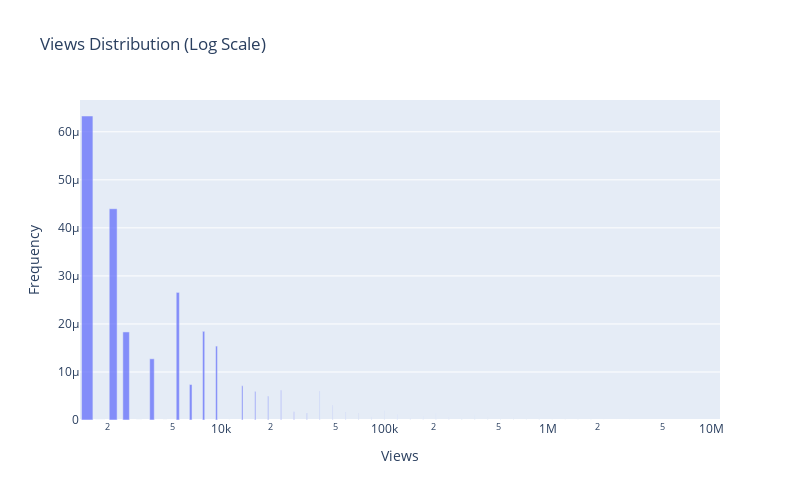
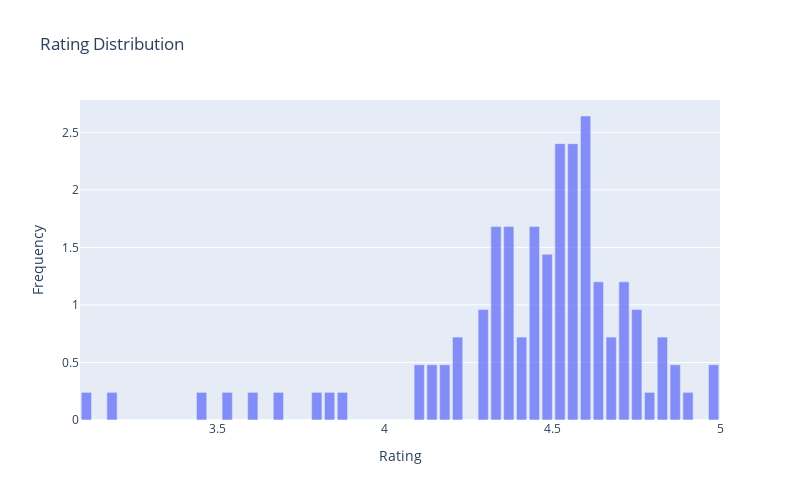
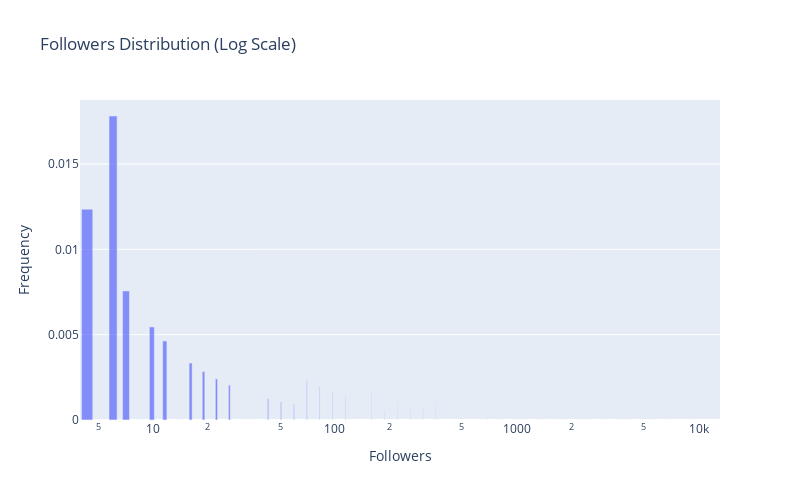
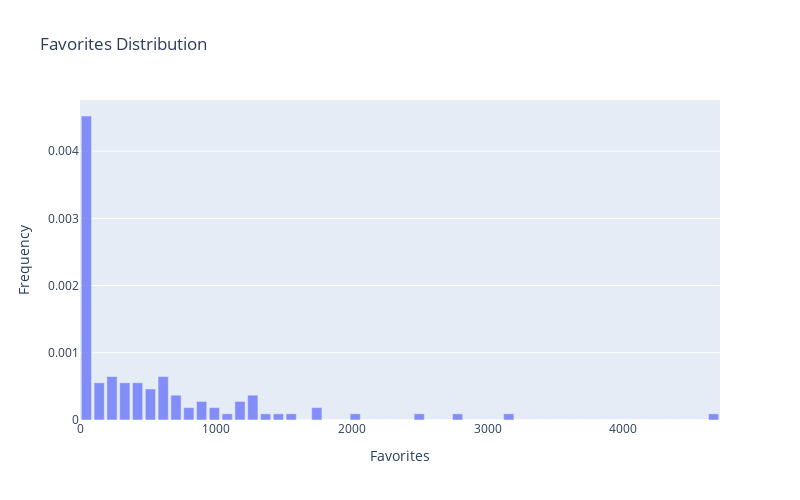

Notebook code for these charts, in order:
### Markdown cell above
## Numerical Features Distribution

Let's analyze the distribution of key numerical features using histograms and box plots.

### Code cell
# Define key metrics for analysis
key_metrics = ['views', 'rating', 'followers', 'favorites', 'chapters', 'pages']

# Create individual distribution plots for better readability
for metric in key_metrics:
    # Skip non-numeric columns or convert if possible
    if not pd.api.types.is_numeric_dtype(df[metric]):
        print(f"Skipping {metric} as it's not numeric (type: {df[metric].dtype})")
        continue
        
    # Create figure
    fig = go.Figure()
    
    # Create histogram data with proper handling of data types
    try:
        # Create bins manually to avoid Interval objects
        values = df[metric].dropna()
        min_val = values.min()
        max_val = values.max()
        
        # Check for skewness to determine appropriate scaling
        skewness = values.skew()
        print(f"Skewness for {metric}: {skewness:.2f}")
        is_right_skewed = skewness > 1.0  # Common threshold for significant right skew
        
        # If right-skewed and not already using log scale, use log binning
        if is_right_skewed and min_val > 0:  # Ensure all values are positive for log scale
            # For log scale, use logarithmically spaced bins
            bins = np.logspace(np.log10(max(min_val, 0.1)), np.log10(max_val), 51)
            hist_data = np.histogram(values, bins=bins, density=True)
            bin_centers = [(bins[i] + bins[i+1])/2 for i in range(len(bins)-1)]
        else:
            # For normal scale, use linearly spaced bins
            bins = np.linspace(min_val, max_val, 51)  # 51 points = 50 bins
            hist_data = np.histogram(values, bins=bins, density=True)
            bin_centers = [(bins[i] + bins[i+1])/2 for i in range(len(bins)-1)]
        
        # Create bar chart with bin centers and heights
        fig.add_trace(
            go.Bar(
                x=bin_centers,
                y=hist_data[0],
                name='Distribution',
                opacity=0.75
            )
        )
    except Exception as e:
        print(f"Error creating histogram for {metric}: {e}")
        continue
    
    # Update layout
    fig.update_layout(
        title=f'{metric.capitalize()} Distribution{" (Log Scale)" if is_right_skewed and min_val > 0 else ""}',
        xaxis_title=metric.capitalize(),
        yaxis_title='Frequency',
        height=500,
        width=800,
        showlegend=False  # No need for legend with single trace
    )
    
    # Use log scale for highly skewed metrics
    if is_right_skewed and min_val > 0:
        fig.update_xaxes(type='log')
        print(f"Applied log scaling to {metric} due to right-skewed distribution (skewness: {skewness:.2f})")
    
    try:
        fig.show()
    except TypeError as e:
        print(f"Error displaying plot for {metric}: {e}")
        print(f"Data types - x: {type(bin_centers[0])}, y: {type(hist_data[0][0])}")
        continue
    
    # Print basic statistics
    stats = df[metric].describe()
    print(f"\n{metric.capitalize()} Statistics:")
    print(f"Count: {stats['count']:,.0f}")
    print(f"Mean:  {stats['mean']:,.2f}")
    print(f"Std:   {stats['std']:,.2f}")
    print(f"Min:   {stats['min']:,.2f}")
    print(f"25%:   {stats['25%']:,.2f}")
    print(f"50%:   {stats['50%']:,.2f}")
    print(f"75%:   {stats['75%']:,.2f}")
    print(f"Max:   {stats['max']:,.2f}")
    
    # Calculate additional metrics to highlight skewness
    iqr = stats['75%'] - stats['25%']
    median = stats['50%']
    # Check if distribution is significantly skewed
    if (stats['max'] - median) > 3 * (median - stats['min']):
        print(f"Note: {metric} shows significant right skew - median ({median:.2f}) is much closer to min than max")
    
    # Print the 90th, 95th and 99th percentiles for right-skewed distributions
    if is_right_skewed:
        p90 = values.quantile(0.90)
        p95 = values.quantile(0.95)
        p99 = values.quantile(0.99)
        print(f"90th percentile: {p90:,.2f}")
        print(f"95th percentile: {p95:,.2f}")
        print(f"99th percentile: {p99:,.2f}")
        print(f"Percent of data between median and 90th percentile: {((values < p90) & (values > median)).mean()*100:.1f}%")
        print(f"Percent of data between 90th and max: {(values >= p90).mean()*100:.1f}%")

### Figure 1 — Plotly figure (JSON) as saved in the notebook; plotly's stock layout.template omitted (floating-point values rounded to 4 significant figures)
{"data": [{"name": "Distribution", "opacity": 0.75, "type": "bar", "x": [1514.0, 1817.0, 2179.0, 2614.0, 3136.0, 3761.0, 4512.0, 5412.0, 6492.0, 7788.0, 9342.0, 11210.0, 13440.0, 16120.0, 19340.0, 23200.0, 27830.0, 33380.0, 40050.0, 48040.0, 57620.0, 69120.0, 82920.0, 99460.0, 119300.0, 143100.0, 171700.0, 205900.0, 247000.0, 296300.0, 355500.0, 426400.0, 511500.0, 613500.0, 736000.0, 882800.0, 1059000.0, 1270000.0, 1524000.0, 1828000.0, 2193000.0, 2630000.0, 3155000.0, 3785000.0, 4540000.0, 5446000.0, 6532000.0, 7836000.0, 9400000.0, 11280000.0], "y": [6.329e-05, 0.0, 4.399e-05, 1.833e-05, 0.0, 1.274e-05, 0.0, 2.657e-05, 7.382e-06, 1.846e-05, 1.539e-05, 0.0, 7.131e-06, 5.944e-06, 4.956e-06, 6.197e-06, 1.722e-06, 1.436e-06, 5.984e-06, 2.993e-06, 1.663e-06, 1.387e-06, 5.78e-07, 1.927e-06, 1.205e-06, 3.349e-07, 8.375e-07, 1.396e-06, 5.82e-07, 3.235e-07, 1.079e-06, 6.744e-07, 1.874e-07, 5.468e-07, 1.302e-07, 2.171e-07, 9.051e-08, 1.132e-07, 1.258e-07, 1.049e-07, 4.371e-08, 1.822e-08, 4.557e-08, 1.266e-08, 1.056e-08, 8.8e-09, 0.0, 0.0, 0.0, 8.501e-09]}], "layout": {"height": 500, "showlegend": false, "title": {"text": "Views Distribution (Log Scale)"}, "width": 800, "xaxis": {"title": {"text": "Views"}, "type": "log"}, "yaxis": {"title": {"text": "Frequency"}}}}

### Figure 2 — Plotly figure (JSON) as saved in the notebook; plotly's stock layout.template omitted (floating-point values rounded to 4 significant figures)
{"data": [{"name": "Distribution", "opacity": 0.75, "type": "bar", "x": [3.109, 3.147, 3.185, 3.224, 3.262, 3.3, 3.338, 3.377, 3.415, 3.453, 3.491, 3.529, 3.567, 3.606, 3.644, 3.682, 3.72, 3.758, 3.797, 3.835, 3.873, 3.911, 3.95, 3.988, 4.026, 4.064, 4.102, 4.14, 4.179, 4.217, 4.255, 4.293, 4.332, 4.37, 4.408, 4.446, 4.484, 4.522, 4.561, 4.599, 4.637, 4.675, 4.713, 4.752, 4.79, 4.828, 4.866, 4.905, 4.943, 4.981], "y": [0.2402, 0.0, 0.2402, 0.0, 0.0, 0.0, 0.0, 0.0, 0.0, 0.2402, 0.0, 0.2402, 0.0, 0.2402, 0.0, 0.2402, 0.0, 0.0, 0.2402, 0.2402, 0.2402, 0.0, 0.0, 0.0, 0.0, 0.0, 0.4803, 0.4803, 0.4803, 0.7205, 0.0, 0.9607, 1.681, 1.681, 0.7205, 1.681, 1.441, 2.402, 2.402, 2.642, 1.201, 0.7205, 1.201, 0.9607, 0.2402, 0.7205, 0.4803, 0.2402, 0.0, 0.4803]}], "layout": {"height": 500, "showlegend": false, "title": {"text": "Rating Distribution"}, "width": 800, "xaxis": {"title": {"text": "Rating"}}, "yaxis": {"title": {"text": "Frequency"}}}}

### Figure 3 — Plotly figure (JSON) as saved in the notebook; plotly's stock layout.template omitted (floating-point values rounded to 4 significant figures)
{"data": [{"name": "Distribution", "opacity": 0.75, "type": "bar", "x": [4.355, 5.129, 6.039, 7.112, 8.375, 9.863, 11.61, 13.68, 16.11, 18.97, 22.33, 26.3, 30.97, 36.47, 42.95, 50.58, 59.56, 70.14, 82.59, 97.26, 114.5, 134.9, 158.8, 187.0, 220.2, 259.4, 305.4, 359.7, 423.5, 498.8, 587.3, 691.6, 814.5, 959.1, 1129.0, 1330.0, 1566.0, 1844.0, 2172.0, 2558.0, 3012.0, 3547.0, 4177.0, 4919.0, 5792.0, 6821.0, 8032.0, 9458.0, 11140.0, 13120.0], "y": [0.01235, 0.0, 0.01781, 0.007562, 0.0, 0.005453, 0.004631, 0.0, 0.003339, 0.002836, 0.002408, 0.002045, 0.0, 0.0, 0.001252, 0.001063, 0.000903, 0.0023, 0.001953, 0.001659, 0.001409, 0.0, 0.001693, 0.0005751, 0.0009767, 0.0008294, 0.0007043, 0.001047, 0.0, 0.0001078, 0.0, 0.0002333, 0.0001321, 0.0001682, 9.523e-05, 8.087e-05, 0.0001373, 0.0002333, 7.428e-05, 6.308e-05, 3.571e-05, 7.581e-05, 7.725e-05, 6.56e-05, 5.571e-05, 2.365e-05, 0.0, 1.706e-05, 4.828e-06, 0.0]}], "layout": {"height": 500, "showlegend": false, "title": {"text": "Followers Distribution (Log Scale)"}, "width": 800, "xaxis": {"title": {"text": "Followers"}, "type": "log"}, "yaxis": {"title": {"text": "Frequency"}}}}

### Figure 4 — Plotly figure (JSON) as saved in the notebook; plotly's stock layout.template omitted (floating-point values rounded to 4 significant figures)
{"data": [{"name": "Distribution", "opacity": 0.75, "type": "bar", "x": [47.11, 141.3, 235.5, 329.8, 424.0, 518.2, 612.4, 706.6, 800.9, 895.1, 989.3, 1084.0, 1178.0, 1272.0, 1366.0, 1460.0, 1555.0, 1649.0, 1743.0, 1837.0, 1932.0, 2026.0, 2120.0, 2214.0, 2308.0, 2403.0, 2497.0, 2591.0, 2685.0, 2779.0, 2874.0, 2968.0, 3062.0, 3156.0, 3251.0, 3345.0, 3439.0, 3533.0, 3627.0, 3722.0, 3816.0, 3910.0, 4004.0, 4099.0, 4193.0, 4287.0, 4381.0, 4475.0, 4570.0, 4664.0], "y": [0.004522, 0.0005537, 0.000646, 0.0005537, 0.0005537, 0.0004615, 0.000646, 0.0003692, 0.0001846, 0.0002769, 0.0001846, 9.229e-05, 0.0002769, 0.0003692, 9.229e-05, 9.229e-05, 9.229e-05, 0.0, 0.0001846, 0.0, 0.0, 9.229e-05, 0.0, 0.0, 0.0, 0.0, 9.229e-05, 0.0, 0.0, 9.229e-05, 0.0, 0.0, 0.0, 9.229e-05, 0.0, 0.0, 0.0, 0.0, 0.0, 0.0, 0.0, 0.0, 0.0, 0.0, 0.0, 0.0, 0.0, 0.0, 0.0, 9.229e-05]}], "layout": {"height": 500, "showlegend": false, "title": {"text": "Favorites Distribution"}, "width": 800, "xaxis": {"title": {"text": "Favorites"}}, "yaxis": {"title": {"text": "Frequency"}}}}
